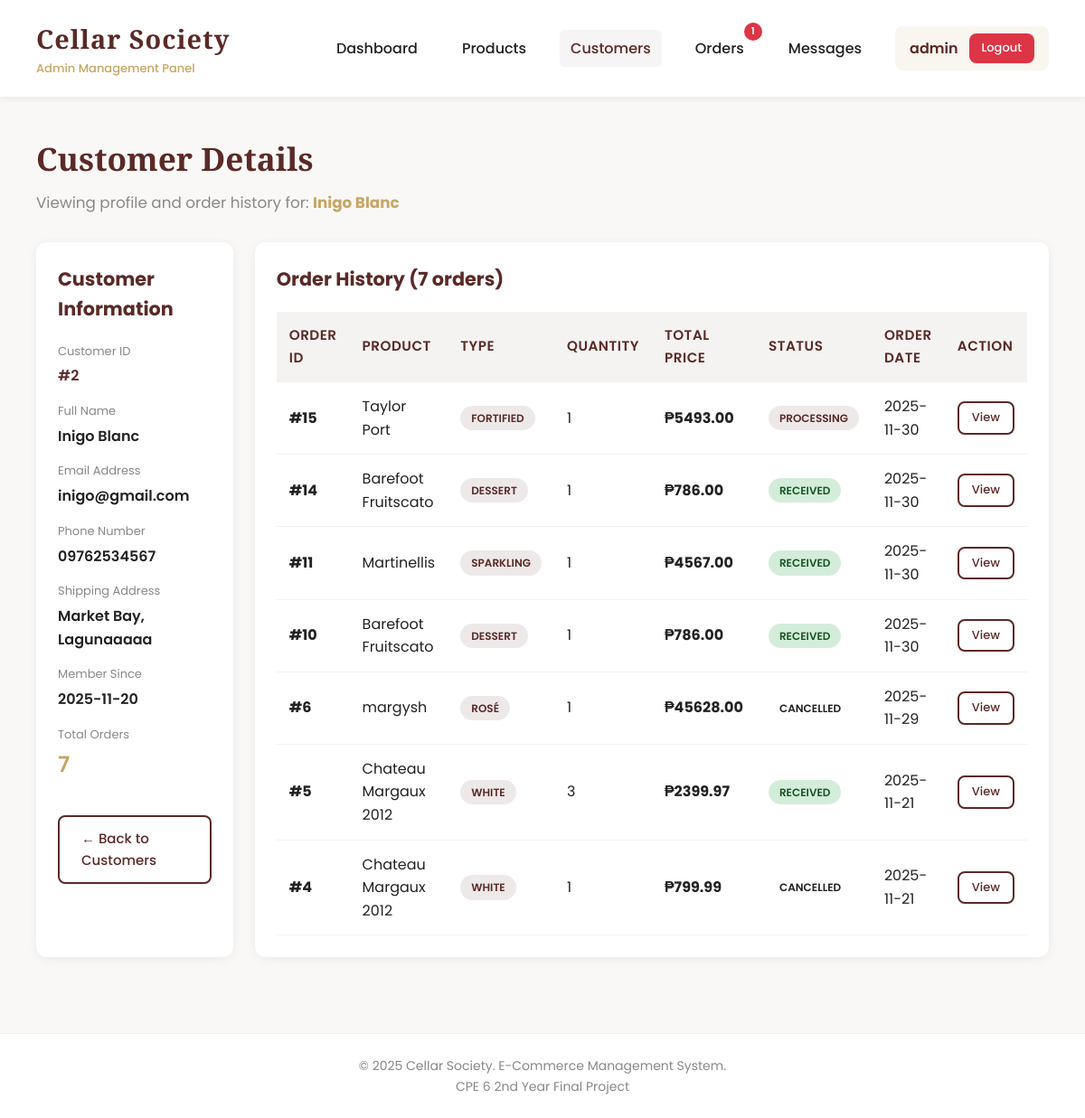
The app's page /customers/2 (signed in), older data.
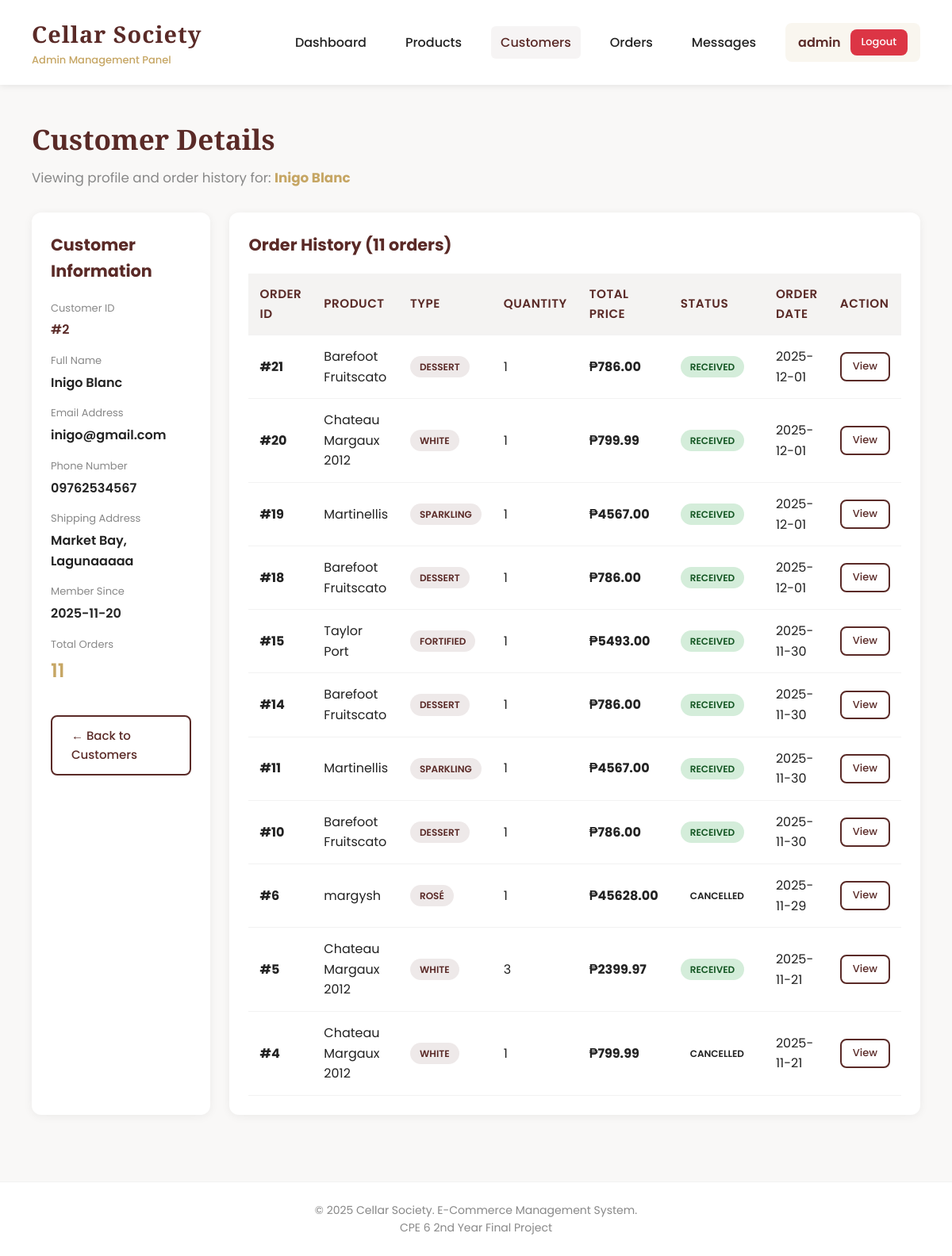
The same page, newer data.
### tables this page shows
CREATE TABLE orders (
        id INTEGER PRIMARY KEY AUTOINCREMENT,
        customer_id INTEGER NOT NULL,
        product_id INTEGER NOT NULL,
        quantity INTEGER NOT NULL,
        total_price REAL NOT NULL,
        status TEXT DEFAULT 'Pending',
        order_date TIMESTAMP DEFAULT CURRENT_TIMESTAMP, estimated_delivery_date TEXT, shipped_date TEXT,
        FOREIGN KEY (customer_id) REFERENCES customers(id),
        FOREIGN KEY (product_id) REFERENCES products(id)
    );

CREATE TABLE products (
        id INTEGER PRIMARY KEY AUTOINCREMENT,
        name TEXT NOT NULL,
        type TEXT NOT NULL,
        region TEXT NOT NULL,
        vintage INTEGER NOT NULL,
        price REAL NOT NULL,
        alcohol REAL NOT NULL,
        stock INTEGER NOT NULL,
        description TEXT,
        image_url TEXT,
        created_at TIMESTAMP DEFAULT CURRENT_TIMESTAMP
    );

### app.py (the view)
@app.route('/customers/<int:customer_id>')
@login_required
def customer_detail(customer_id):
    conn = get_db_connection()
    customer = conn.execute('SELECT * FROM customers WHERE id = ?', (customer_id,)).fetchone()
    if not customer:
        flash('Customer not found', 'error')
        conn.close()
        return redirect(url_for('customers'))
    orders = conn.execute('''
        SELECT o.*, p.name as product_name, p.type as product_type
        FROM orders o
        JOIN products p ON o.product_id = p.id
        WHERE o.customer_id = ?
        ORDER BY o.order_date DESC
    ''', (customer_id,)).fetchall()
    conn.close()
    return render_template('admin/customer_detail.html', customer=customer, orders=orders)

### app.py (called while the page is built)
def get_db_connection():
    conn = sqlite3.connect('cellar_society.db')
    conn.row_factory = sqlite3.Row
    return conn

def login_required(f):
    @wraps(f)
    def decorated_function(*args, **kwargs):
        if 'admin_id' not in session:
            flash('Please login first', 'error')
            return redirect(url_for('login'))
        return f(*args, **kwargs)
    return decorated_function

def get_admin_notification_counts():
    conn = get_db_connection()
    pending_orders = conn.execute('''
        SELECT COUNT(*) as count FROM orders
        WHERE status = 'Pending'
    ''').fetchone()['count']
    processing_orders = conn.execute('''
        SELECT COUNT(*) as count FROM orders
        WHERE status = 'Processing'
    ''').fetchone()['count']
    unread_messages = conn.execute('''
        SELECT COUNT(*) as count FROM messages
        WHERE sender_type = 'customer' AND is_read = 0
    ''').fetchone()['count']
    conn.close()
    total = pending_orders + processing_orders + unread_messages
    return {
        'pending_orders': pending_orders,
        'processing_orders': processing_orders,
        'unread_messages': unread_messages,
        'total': total
    }

### templates/admin/customer_detail.html (shortened to what the changed rows need)
{% extends "admin/base.html" %}
{% block content %}
<div class="page-header">
    <h2>Customer Details</h2>
</div>
<div style="display: grid; grid-template-columns: 1fr 2fr; gap: 24px;">
    <div class="card">
        <div style="margin-top: 20px;">
            <div style="margin-bottom: 16px;">
                <p style="color: var(--muted); font-size: 13px; margin-bottom: 4px;">Total Orders</p>
                <p style="font-weight: 600; color: var(--accent); font-size: 1.5em;">{{ orders|length }}</p>
            </div>
        </div>
    </div>
    <div class="card">
        <h3>Order History ({{ orders|length }} orders)</h3>
        {% if orders %}
        <div class="table-container" style="margin-top: 20px;">
            <table>
                <thead>
                    <tr>
                        <th>Order ID</th>
                        <th>Product</th>
                        <th>Type</th>
                        <th>Quantity</th>
                        <th>Total Price</th>
                        <th>Status</th>
                        <th>Order Date</th>
                        <th>Action</th>
                    </tr>
                </thead>
                <tbody>
                    {% for order in orders %}
                    <tr>
                        <td><strong>#{{ order.id }}</strong></td>
                        <td>{{ order.product_name }}</td>
                        <td><span class="badge primary">{{ order.product_type }}</span></td>
                        <td>{{ order.quantity }}</td>
                        <td><strong>₱{{ "%.2f"|format(order.total_price) }}</strong></td>
                        <td>
                            {% if order.status == 'Pending' %}
                                <span class="badge warning">{{ order.status }}</span>
                            {% elif order.status == 'Processing' %}
                                <span class="badge primary">{{ order.status }}</span>
                            {% elif order.status == 'Delivered' %}
                                <span class="badge success">{{ order.status }}</span>
                            {% elif order.status == 'Received' %}
                                <span class="badge success">{{ order.status }}</span>
                            {% else %}
                                <span class="badge">{{ order.status }}</span>
                            {% endif %}
                        </td>
                        <td>{{ order.order_date[:10] }}</td>
                        <td>
                            <a href="{{ url_for('order_detail', order_id=order.id) }}" class="btn btn-small ghost">View</a>
                        </td>
                    </tr>
                    {% endfor %}
                </tbody>
            </table>
        </div>
        {% else %}
        <div class="empty-state">
            <h3>No Orders Yet</h3>
            <p>This customer hasn't placed any orders.</p>
        </div>
        {% endif %}
    </div>
</div>
{% endblock %}

Row changes from the older to the newer data that the page shows:
added orders: id "21", product_name "Barefoot Fruitscato", product_type "DESSERT", quantity "1", total_price "786.00", status "RECEIVED", order_date "2025-12-01"
added orders: id "20", product_name "Chateau Margaux 2012", product_type "WHITE", quantity "1", total_price "799.99", status "RECEIVED", order_date "2025-12-01"
added orders: id "19", product_name "Martinellis", product_type "SPARKLING", quantity "1", total_price "4567.00", status "RECEIVED", order_date "2025-12-01"
added orders: id "18", product_name "Barefoot Fruitscato", product_type "DESSERT", quantity "1", total_price "786.00", status "RECEIVED", order_date "2025-12-01"
changed orders "Taylor Port": status "PROCESSING" → "RECEIVED"
Text that changed along with them:
{{ orders|length }}: "7" → "11"
{{ notifications.pending_orders + notifications.processing_orders }}: "1" → (not shown)
